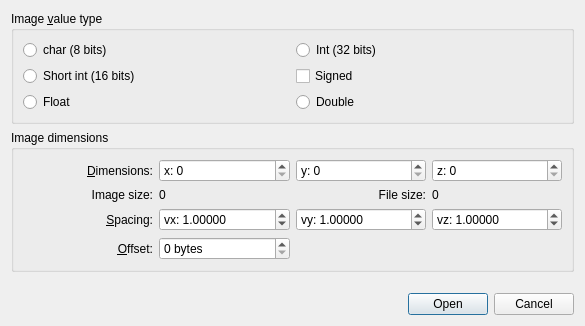
<?xml version="1.0" encoding="UTF-8"?>
<ui version="4.0">
 <class>Raw_image_dialog</class>
 <widget class="QDialog" name="Raw_image_dialog">
  <property name="geometry">
   <rect>
    <x>0</x>
    <y>0</y>
    <width>585</width>
    <height>326</height>
   </rect>
  </property>
  <property name="windowTitle">
   <string>Open raw image</string>
  </property>
  <layout class="QVBoxLayout" name="verticalLayout">
   <item>
    <widget class="QGroupBox" name="groupBox_2">
     <property name="title">
      <string>Image &amp;value type</string>
     </property>
     <layout class="QGridLayout" name="gridLayout">
      <item row="2" column="0">
       <widget class="QRadioButton" name="short_bt">
        <property name="toolTip">
         <string/>
        </property>
        <property name="text">
         <string>Short int (16 bits)</string>
        </property>
       </widget>
      </item>
      <item row="3" column="0">
       <widget class="QRadioButton" name="float_bt">
        <property name="toolTip">
         <string/>
        </property>
        <property name="text">
         <string>Float</string>
        </property>
       </widget>
      </item>
      <item row="0" column="1">
       <widget class="QRadioButton" name="int_bt">
        <property name="toolTip">
         <string/>
        </property>
        <property name="text">
         <string>Int (32 bits)</string>
        </property>
       </widget>
      </item>
      <item row="3" column="1">
       <widget class="QRadioButton" name="double_bt">
        <property name="toolTip">
         <string/>
        </property>
        <property name="text">
         <string>Double</string>
        </property>
       </widget>
      </item>
      <item row="2" column="1">
       <widget class="QCheckBox" name="signed_bt">
        <property name="toolTip">
         <string>Specifies if the image's word kind is signed.</string>
        </property>
        <property name="text">
         <string>Signed</string>
        </property>
       </widget>
      </item>
      <item row="0" column="0">
       <widget class="QRadioButton" name="char_bt">
        <property name="toolTip">
         <string/>
        </property>
        <property name="text">
         <string>char (8 bits)</string>
        </property>
       </widget>
      </item>
     </layout>
    </widget>
   </item>
   <item>
    <widget class="QGroupBox" name="groupBox">
     <property name="title">
      <string>Image dimensions</string>
     </property>
     <layout class="QVBoxLayout" name="verticalLayout_2">
      <item>
       <layout class="QGridLayout">
        <item row="0" column="0">
         <widget class="QLabel" name="label_dim">
          <property name="toolTip">
           <string>Number of voxel along the axis.</string>
          </property>
          <property name="text">
           <string>&amp;Dimensions:</string>
          </property>
          <property name="alignment">
           <set>Qt::AlignRight|Qt::AlignTrailing|Qt::AlignVCenter</set>
          </property>
          <property name="buddy">
           <cstring>dim_x</cstring>
          </property>
         </widget>
        </item>
        <item row="2" column="0">
         <widget class="QLabel" name="label_spacing">
          <property name="toolTip">
           <string>Changing those values will scale the image according to the proportions between vx, vy and vz.</string>
          </property>
          <property name="text">
           <string>&amp;Spacing:</string>
          </property>
          <property name="alignment">
           <set>Qt::AlignRight|Qt::AlignTrailing|Qt::AlignVCenter</set>
          </property>
          <property name="buddy">
           <cstring>spacing_x</cstring>
          </property>
         </widget>
        </item>
        <item row="0" column="1">
         <widget class="QSpinBox" name="dim_x">
          <property name="toolTip">
           <string>Number of voxels along the X axis.</string>
          </property>
          <property name="prefix">
           <string>x: </string>
          </property>
          <property name="maximum">
           <number>100000000</number>
          </property>
         </widget>
        </item>
        <item row="0" column="2">
         <widget class="QSpinBox" name="dim_y">
          <property name="toolTip">
           <string>Number of voxels along the Y axis.</string>
          </property>
          <property name="prefix">
           <string>y: </string>
          </property>
          <property name="maximum">
           <number>100000000</number>
          </property>
         </widget>
        </item>
        <item row="0" column="3">
         <widget class="QSpinBox" name="dim_z">
          <property name="toolTip">
           <string>Number of voxels along the Z axis.</string>
          </property>
          <property name="prefix">
           <string>z: </string>
          </property>
          <property name="maximum">
           <number>100000000</number>
          </property>
         </widget>
        </item>
        <item row="2" column="1">
         <widget class="QDoubleSpinBox" name="spacing_x">
          <property name="toolTip">
           <string>Voxel size in x.</string>
          </property>
          <property name="prefix">
           <string>vx: </string>
          </property>
          <property name="decimals">
           <number>5</number>
          </property>
          <property name="value">
           <double>1.000000000000000</double>
          </property>
         </widget>
        </item>
        <item row="2" column="2">
         <widget class="QDoubleSpinBox" name="spacing_y">
          <property name="toolTip">
           <string>Voxel size in y.</string>
          </property>
          <property name="prefix">
           <string>vy: </string>
          </property>
          <property name="decimals">
           <number>5</number>
          </property>
          <property name="value">
           <double>1.000000000000000</double>
          </property>
         </widget>
        </item>
        <item row="2" column="3">
         <widget class="QDoubleSpinBox" name="spacing_z">
          <property name="toolTip">
           <string>Voxel size in z.</string>
          </property>
          <property name="prefix">
           <string>vz: </string>
          </property>
          <property name="decimals">
           <number>5</number>
          </property>
          <property name="value">
           <double>1.000000000000000</double>
          </property>
         </widget>
        </item>
        <item row="3" column="0">
         <widget class="QLabel" name="offset_label">
          <property name="toolTip">
           <string/>
          </property>
          <property name="text">
           <string>&amp;Offset:</string>
          </property>
          <property name="alignment">
           <set>Qt::AlignRight|Qt::AlignTrailing|Qt::AlignVCenter</set>
          </property>
          <property name="buddy">
           <cstring>offset</cstring>
          </property>
         </widget>
        </item>
        <item row="3" column="1">
         <widget class="QSpinBox" name="offset">
          <property name="toolTip">
           <string>Specifies how many bytes must be skipped before reading the data. (Use it to skip unhandled headers for example.)</string>
          </property>
          <property name="suffix">
           <string> bytes</string>
          </property>
          <property name="maximum">
           <number>999999999</number>
          </property>
         </widget>
        </item>
        <item row="1" column="0">
         <widget class="QLabel" name="imagesize_budy">
          <property name="text">
           <string>Image size:</string>
          </property>
          <property name="alignment">
           <set>Qt::AlignRight|Qt::AlignTrailing|Qt::AlignVCenter</set>
          </property>
         </widget>
        </item>
        <item row="1" column="1">
         <widget class="QLabel" name="label_image_size">
          <property name="text">
           <string>0</string>
          </property>
         </widget>
        </item>
        <item row="1" column="2">
         <widget class="QLabel" name="filesize_budy">
          <property name="text">
           <string>File size:</string>
          </property>
          <property name="alignment">
           <set>Qt::AlignRight|Qt::AlignTrailing|Qt::AlignVCenter</set>
          </property>
         </widget>
        </item>
        <item row="1" column="3">
         <widget class="QLabel" name="label_file_size">
          <property name="text">
           <string>0</string>
          </property>
         </widget>
        </item>
       </layout>
      </item>
     </layout>
    </widget>
   </item>
   <item>
    <spacer name="verticalSpacer">
     <property name="orientation">
      <enum>Qt::Vertical</enum>
     </property>
     <property name="sizeHint" stdset="0">
      <size>
       <width>20</width>
       <height>40</height>
      </size>
     </property>
    </spacer>
   </item>
   <item>
    <widget class="QDialogButtonBox" name="buttonBox">
     <property name="standardButtons">
      <set>QDialogButtonBox::Cancel|QDialogButtonBox::Open</set>
     </property>
    </widget>
   </item>
  </layout>
 </widget>
 <tabstops>
  <tabstop>int_bt</tabstop>
  <tabstop>short_bt</tabstop>
  <tabstop>signed_bt</tabstop>
  <tabstop>float_bt</tabstop>
  <tabstop>double_bt</tabstop>
  <tabstop>dim_x</tabstop>
  <tabstop>dim_y</tabstop>
  <tabstop>dim_z</tabstop>
  <tabstop>spacing_x</tabstop>
  <tabstop>spacing_y</tabstop>
  <tabstop>spacing_z</tabstop>
  <tabstop>offset</tabstop>
  <tabstop>buttonBox</tabstop>
 </tabstops>
 <resources/>
 <connections>
  <connection>
   <sender>float_bt</sender>
   <signal>toggled(bool)</signal>
   <receiver>signed_bt</receiver>
   <slot>setDisabled(bool)</slot>
   <hints>
    <hint type="sourcelabel">
     <x>47</x>
     <y>112</y>
    </hint>
    <hint type="destinationlabel">
     <x>553</x>
     <y>94</y>
    </hint>
   </hints>
  </connection>
  <connection>
   <sender>double_bt</sender>
   <signal>toggled(bool)</signal>
   <receiver>signed_bt</receiver>
   <slot>setDisabled(bool)</slot>
   <hints>
    <hint type="sourcelabel">
     <x>564</x>
     <y>127</y>
    </hint>
    <hint type="destinationlabel">
     <x>564</x>
     <y>94</y>
    </hint>
   </hints>
  </connection>
  <connection>
   <sender>buttonBox</sender>
   <signal>accepted()</signal>
   <receiver>Raw_image_dialog</receiver>
   <slot>accept()</slot>
   <hints>
    <hint type="sourcelabel">
     <x>191</x>
     <y>316</y>
    </hint>
    <hint type="destinationlabel">
     <x>183</x>
     <y>313</y>
    </hint>
   </hints>
  </connection>
  <connection>
   <sender>buttonBox</sender>
   <signal>rejected()</signal>
   <receiver>Raw_image_dialog</receiver>
   <slot>reject()</slot>
   <hints>
    <hint type="sourcelabel">
     <x>253</x>
     <y>319</y>
    </hint>
    <hint type="destinationlabel">
     <x>252</x>
     <y>312</y>
    </hint>
   </hints>
  </connection>
  <connection>
   <sender>dim_x</sender>
   <signal>valueChanged(int)</signal>
   <receiver>Raw_image_dialog</receiver>
   <slot>update_image_size()</slot>
   <hints>
    <hint type="sourcelabel">
     <x>178</x>
     <y>187</y>
    </hint>
    <hint type="destinationlabel">
     <x>99</x>
     <y>141</y>
    </hint>
   </hints>
  </connection>
  <connection>
   <sender>dim_z</sender>
   <signal>valueChanged(int)</signal>
   <receiver>Raw_image_dialog</receiver>
   <slot>update_image_size()</slot>
   <hints>
    <hint type="sourcelabel">
     <x>473</x>
     <y>178</y>
    </hint>
    <hint type="destinationlabel">
     <x>441</x>
     <y>142</y>
    </hint>
   </hints>
  </connection>
  <connection>
   <sender>char_bt</sender>
   <signal>clicked()</signal>
   <receiver>Raw_image_dialog</receiver>
   <slot>update_image_size()</slot>
   <hints>
    <hint type="sourcelabel">
     <x>71</x>
     <y>52</y>
    </hint>
    <hint type="destinationlabel">
     <x>137</x>
     <y>3</y>
    </hint>
   </hints>
  </connection>
  <connection>
   <sender>short_bt</sender>
   <signal>clicked()</signal>
   <receiver>Raw_image_dialog</receiver>
   <slot>update_image_size()</slot>
   <hints>
    <hint type="sourcelabel">
     <x>117</x>
     <y>81</y>
    </hint>
    <hint type="destinationlabel">
     <x>49</x>
     <y>6</y>
    </hint>
   </hints>
  </connection>
  <connection>
   <sender>float_bt</sender>
   <signal>clicked()</signal>
   <receiver>Raw_image_dialog</receiver>
   <slot>update_image_size()</slot>
   <hints>
    <hint type="sourcelabel">
     <x>137</x>
     <y>111</y>
    </hint>
    <hint type="destinationlabel">
     <x>67</x>
     <y>-5</y>
    </hint>
   </hints>
  </connection>
  <connection>
   <sender>int_bt</sender>
   <signal>clicked()</signal>
   <receiver>Raw_image_dialog</receiver>
   <slot>update_image_size()</slot>
   <hints>
    <hint type="sourcelabel">
     <x>358</x>
     <y>49</y>
    </hint>
    <hint type="destinationlabel">
     <x>584</x>
     <y>52</y>
    </hint>
   </hints>
  </connection>
  <connection>
   <sender>dim_y</sender>
   <signal>valueChanged(int)</signal>
   <receiver>Raw_image_dialog</receiver>
   <slot>update_image_size()</slot>
   <hints>
    <hint type="sourcelabel">
     <x>332</x>
     <y>186</y>
    </hint>
    <hint type="destinationlabel">
     <x>271</x>
     <y>142</y>
    </hint>
   </hints>
  </connection>
  <connection>
   <sender>double_bt</sender>
   <signal>clicked()</signal>
   <receiver>Raw_image_dialog</receiver>
   <slot>update_image_size()</slot>
   <hints>
    <hint type="sourcelabel">
     <x>514</x>
     <y>119</y>
    </hint>
    <hint type="destinationlabel">
     <x>581</x>
     <y>116</y>
    </hint>
   </hints>
  </connection>
  <connection>
   <sender>offset</sender>
   <signal>valueChanged(int)</signal>
   <receiver>Raw_image_dialog</receiver>
   <slot>update_image_size()</slot>
   <hints>
    <hint type="sourcelabel">
     <x>225</x>
     <y>278</y>
    </hint>
    <hint type="destinationlabel">
     <x>292</x>
     <y>170</y>
    </hint>
   </hints>
  </connection>
 </connections>
 <slots>
  <slot>update_image_size()</slot>
 </slots>
</ui>
